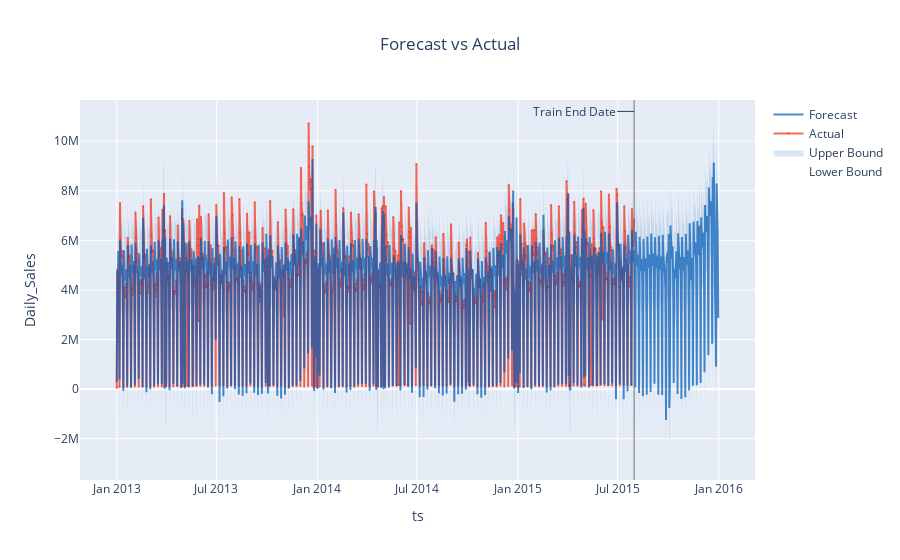

Source (notebook cell):
### Markdown cell above
#### Forecast

### Code cell
forecast = prophet_result.forecast
fig = forecast.plot()
plotly.io.show(fig)

### Figure 1 — Plotly figure (JSON) as saved in the notebook; plotly's stock layout.template omitted (floating-point values rounded to 4 significant figures; data arrays with more than 128 entries replaced by an {"elided": "..."} marker saying what was removed)
{"data": [{"legendgroup": "interval", "line": {"color": "rgba(0, 90, 181, 0.5)", "width": 0}, "mode": "lines", "name": "Lower Bound", "type": "scatter", "x": {"elided": "1095 str values"}, "y": {"elided": "1095 float values"}}, {"fill": "tonexty", "fillcolor": "rgba(0, 90, 181, 0.15)", "legendgroup": "interval", "line": {"color": "rgba(0, 90, 181, 0.5)", "width": 0}, "mode": "lines", "name": "Upper Bound", "type": "scatter", "x": {"elided": "1095 str values"}, "y": {"elided": "1095 float values"}}, {"line": {"color": "rgba(250, 43, 20, 0.7)"}, "marker": {"color": "rgba(250, 43, 20, 0.7)", "size": 2}, "mode": "lines+markers", "name": "Actual", "opacity": 1, "type": "scatter", "x": {"elided": "1095 str values"}, "y": {"elided": "1095 int values"}}, {"line": {"color": "rgba(0, 90, 181, 0.7)", "dash": "solid"}, "name": "Forecast", "type": "scatter", "x": {"elided": "1095 str values"}, "y": {"elided": "1095 float values"}}], "layout": {"annotations": [{"arrowhead": 0, "ax": -60, "ay": 0, "showarrow": true, "text": "Train End Date", "x": "2015-07-31T00:00:00", "xref": "x", "y": 0.97, "yref": "paper"}], "legend": {"traceorder": "reversed"}, "shapes": [{"line": {"color": "rgba(100, 100, 100, 0.9)", "width": 1}, "type": "line", "x0": "2015-07-31T00:00:00", "x1": "2015-07-31T00:00:00", "xref": "x", "y0": 0, "y1": 1, "yref": "paper"}], "showlegend": true, "title": {"text": "Forecast vs Actual", "x": 0.5}, "xaxis": {"autorange": true, "range": ["2012-10-28 21:50:31.0627", "2016-03-04 02:09:28.9373"], "title": {"text": "ts"}, "type": "date"}, "yaxis": {"autorange": true, "range": [-3667000.0, 11750000.0], "title": {"text": "Daily_Sales"}, "type": "linear"}}}
